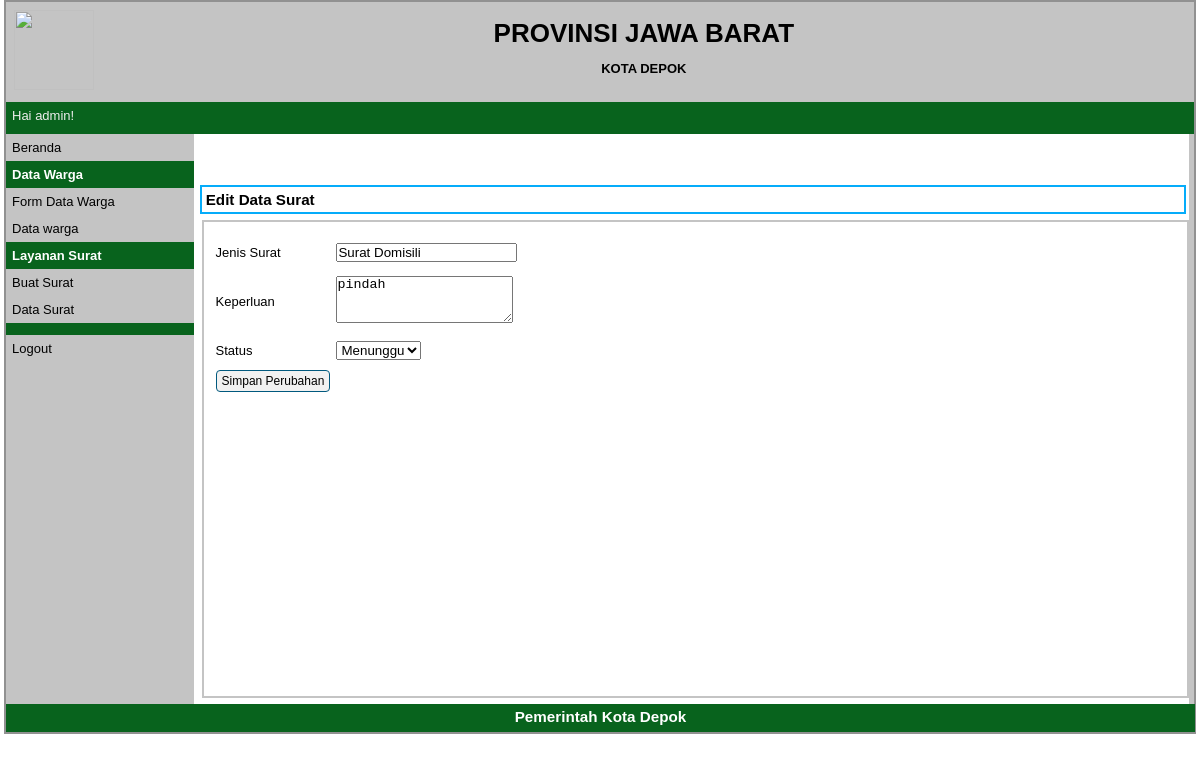
Page /index.php?p=surat-edit&id=2 (signed in) on the committed database.
### tables this page shows
CREATE TABLE `surat` (
  `id_surat` int(11) NOT NULL,
  `idwarga` varchar(20) NOT NULL,
  `jenis_surat` varchar(50) NOT NULL,
  `tanggal` date DEFAULT curdate(),
  `keperluan` text DEFAULT NULL,
  `status` varchar(20) DEFAULT 'Menunggu'
);

### pages/surat-edit.php (the view, shortened to what this page needs)
<?php
include 'koneksi.php';
$id = $_GET['id'];
$q = mysqli_query($db, "SELECT * FROM surat WHERE id_surat='$id'");
$r = mysqli_fetch_array($q);
?>
<div id="label-page"><h3>Edit Data Surat</h3></div>
<div id="content">
  <form method="POST" action="proses/surat-edit-proses.php">
    <table id="tabel-input">
      <tr>
        <td class="label-formulir">Jenis Surat</td>
        <td class="isian-formulir">
          <input type="text" name="jenis_surat" value="<?= $r['jenis_surat']; ?>" required>
        </td>
      </tr>
      <tr>
        <td class="label-formulir">Keperluan</td>
        <td class="isian-formulir">
          <textarea name="keperluan" rows="3" required><?= $r['keperluan']; ?></textarea>
        </td>
      </tr>
      <tr>
        <td class="label-formulir">Status</td>
        <td class="isian-formulir">
          <select name="status">
            <option value="Menunggu" <?= $r['status']=="Menunggu"?"selected":""; ?>>Menunggu</option>
          </select>
        </td>
      </tr>
      <tr>
        <td colspan="2"><input type="submit" name="simpan" value="Simpan Perubahan" class="tombol"></td>
      </tr>
    </table>
  </form>
</div>

### style.css (style rules this page uses)
* { margin:0px; padding:0px }
body { font-family:sans-serif; font-size:13px; color:black; }
#label-page { margin-top:6px; margin-bottom:6px; margin-left:6px; border:2px solid #05acfa; padding:4px; width:97.9%; }
#content { float:right; width:96.8%; min-height:454px; border :2px solid #C4C4C4; padding:10px; margin-bottom:6px; }
.tombol { border-radius:4px; font-size:12px; text-decoration:none; background-color:#F1F1F1; padding-top:3px; padding-bottom:3px; padding-left:5px; padding-right:5px; border:1px solid #01597E; color:black; }
#tabel-input { width:100%; }
.label-formulir { width:12%; height:36px; margin:20px; }
.isian-formulir { width:80%; padding:4px; width:99.8%; }

### rows in the picture
surat: jenis_surat "Surat Domisili", keperluan "pindah", status "Menunggu"

### other values in the picture
$_SESSION['sesi'] "admin"
